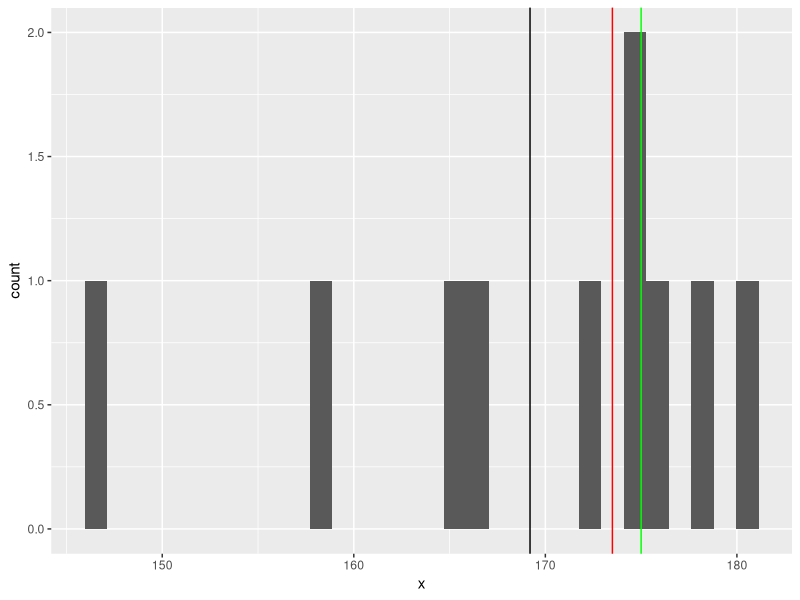
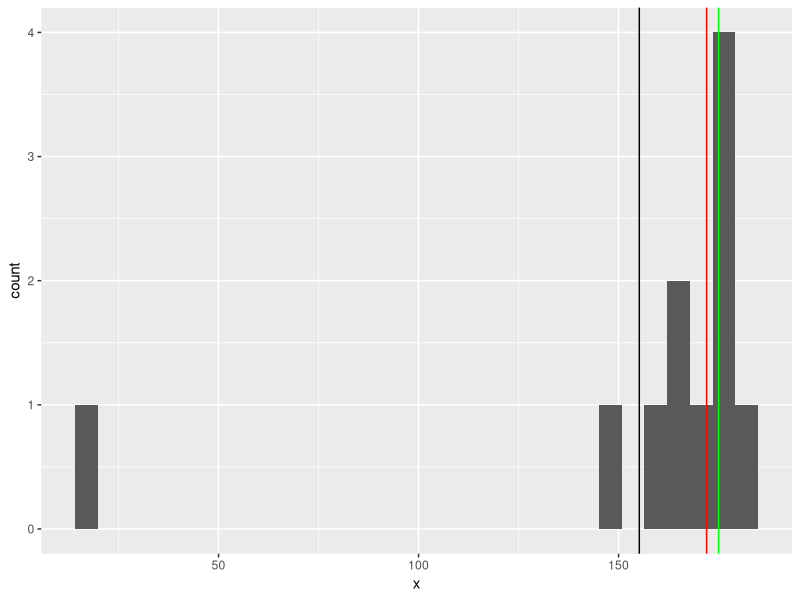
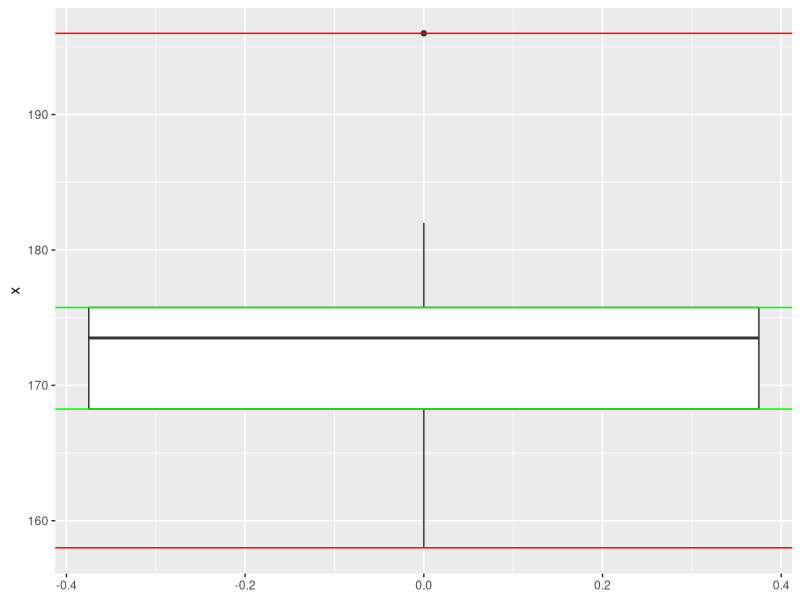
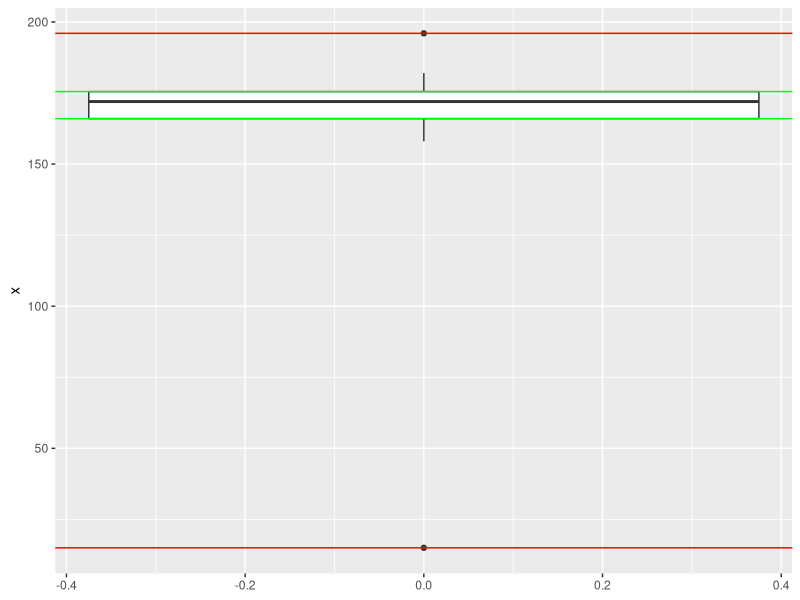
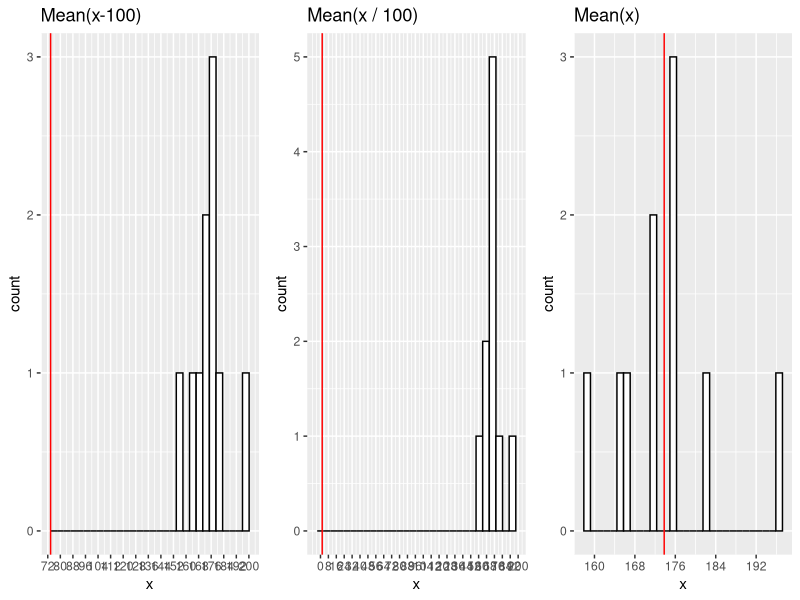
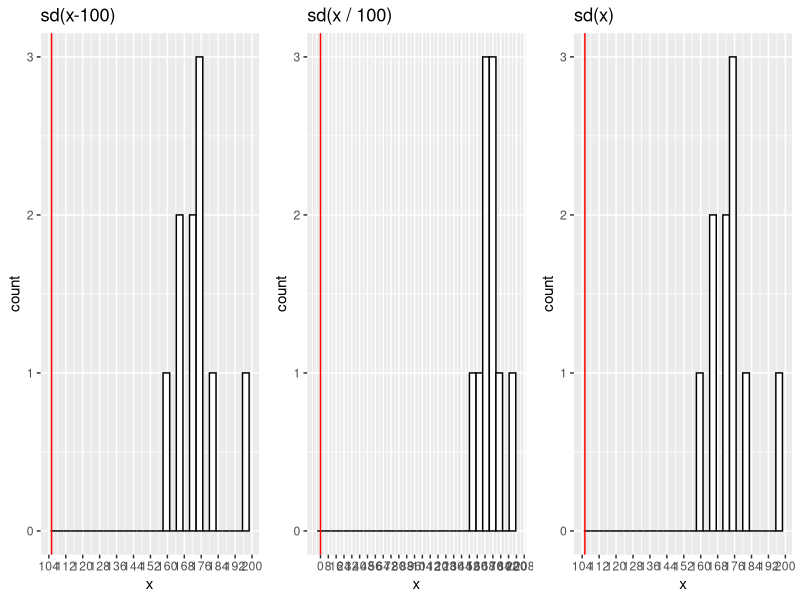
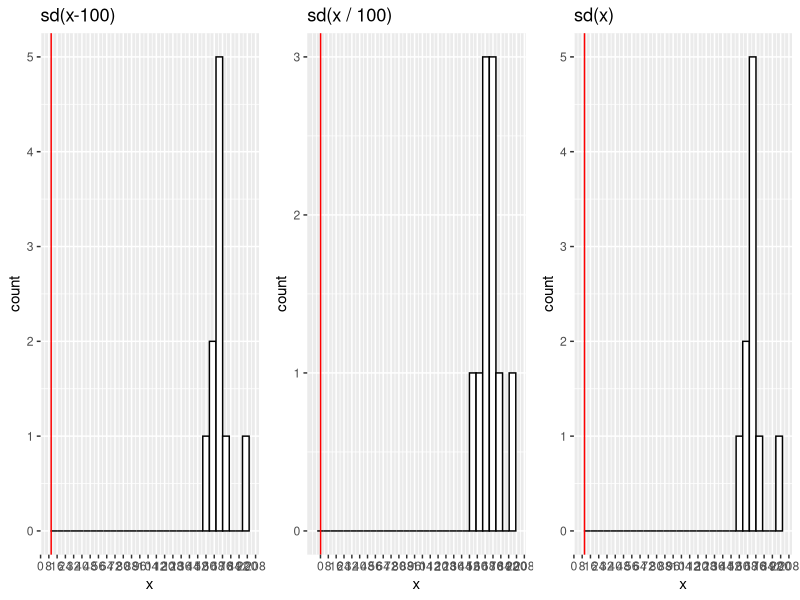
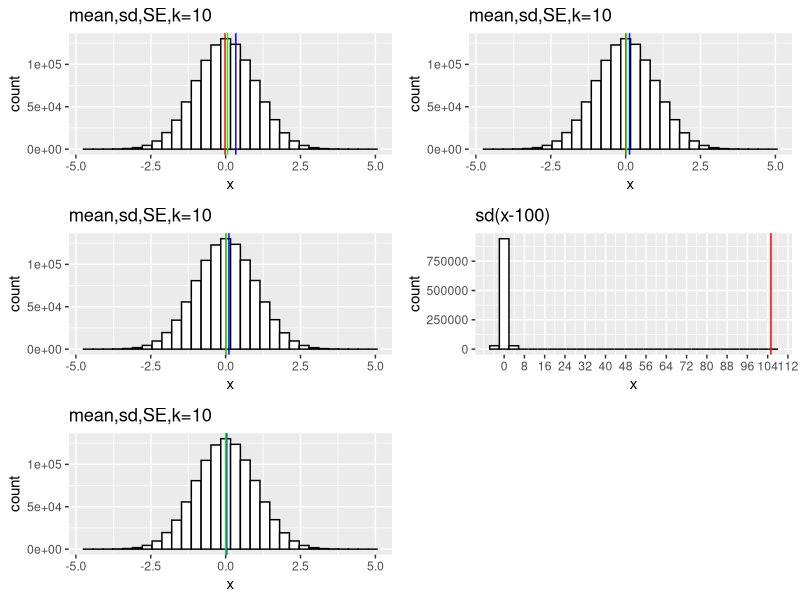

These figures' R source, in order:
## ---- chunk 1
knitr::opts_chunk$set(echo = TRUE)
## ---- chunk 2
library(dplyr)
library(ggplot2)
library(ggpubr)
## ---- chunk 3
x <- c(175, 176, 180, 165, 167, 172, 175, 146, 158, 178)

#Get mode
mymode <- function(x){
  un <- unique(x)
  r <- tabulate(match(x, un))
  return(un[r == max(r)])
}

#Median
mymedian <- function(x) {
  n <- length(x)
  s <- sort(x)
  ifelse(n%%2==1,s[(n+1)/2],mean(s[n/2+0:1]))
}
#Mean
mymean <- sum(x)/length(x)
## ---- chunk 4
mymode(x)
mymedian(x)
median(x)
mymean
mean(x)
## ---- chunk 5
ggplot(as.data.frame(x), aes(x = x)) +
  geom_histogram() +
  geom_vline(xintercept = mymean, color = 'black') +
  geom_vline(xintercept = mymedian(x), color = 'red') +
  geom_vline(xintercept = mymode(x), color = 'green')
## ---- chunk 6
x[length(x) + 1] <- 15
## 1.1. repeat
mymode(x)
mymedian(x)
median(x)
mymean2 <- sum(x)/length(x)
mymean2
mean(x)
## ---- chunk 7
ggplot(as.data.frame(x), aes(x = x)) +
  geom_histogram() +
  geom_vline(xintercept = mymean2, color = 'black') +
  geom_vline(xintercept = mymedian(x), color = 'red') +
  geom_vline(xintercept = mymode(x), color = 'green')
## ---- chunk 8
x <- c(175, 176, 182, 165, 167, 172, 175, 196, 158, 172)
var_one_line <- mean((x-mean(x))^2)
sd_one_line <- sqrt(sum((x-mean(x))^2/(length(x)-1)))
var(x)
var_one_line
sd(x)
sd_one_line
## ---- chunk 9
ggplot(as.data.frame(x), aes(y = x)) +
  geom_boxplot() +
  geom_hline(yintercept = min(x), color = 'red') +
  geom_hline(yintercept = max(x), color = 'red') +
  geom_hline(yintercept = quantile(x, 3/4), color = 'green') +
  geom_hline(yintercept = quantile(x, 1/4), color = 'green')

## ---- chunk 10
x[length(x) + 1] <- 15
ggplot(as.data.frame(x), aes(y = x)) +
  geom_boxplot() +
  geom_hline(yintercept = min(x), color = 'red') +
  geom_hline(yintercept = max(x), color = 'red') +
  geom_hline(yintercept = quantile(x, 3/4), color = 'green') +
  geom_hline(yintercept = quantile(x, 1/4), color = 'green')

x <- x[1:length(x) - 1]
## ---- chunk 11
x <- c(175, 176, 182, 165, 167, 172, 175,196, 158, 172)
var(x - 100)
var(x)
var(x / 100)
var(x) / 10000
sd(x / 100)
sd(x) / 100
abs(sum(x) -mean(x) -0 ) < 0.000000001
## ---- chunk 12
#Vizualize tabulary
properties_table <- matrix(c(mean(x), mean(x - 100), mean(x/ 100), 
                      var(x), var(x - 100),var(x / 100), 
                      sd(x), sd(x - 100), sd(x / 100)), ncol = 3, byrow = TRUE)

colnames(properties_table ) <- c("x","x-100","x/100")
rownames(properties_table ) <- c("mean","var","sd")
as.table(properties_table)
#Vizualize for mean
a <- ggplot() + 
  aes(x) + 
  geom_histogram(colour="black", fill="white") +
  scale_x_continuous(breaks = seq(0, 300, by = 8)) +
  geom_vline(xintercept=mean(x-100), color="red") +
  ggtitle(label = 'Mean(x-100)')
b <- ggplot() + 
  aes(x) + 
  geom_histogram( colour="black", fill="white") +
  scale_x_continuous(breaks = seq(0, 300, by = 8)) +
  geom_vline(xintercept=(mean(x/100)), color="red") + 
  ggtitle(label = 'Mean(x / 100)')
c <- ggplot() + 
  aes(x) + 
  geom_histogram(colour="black", fill="white") +
  geom_vline(xintercept=(mean(x)), color="red") + 
  scale_x_continuous(breaks = seq(0, 300, by = 8)) +
  ggtitle(label = 'Mean(x)')
ggarrange(a, b, c,  ncol = 3, nrow = 1)

#Vizualize for var
d <- ggplot() + 
  aes(x) + 
  geom_histogram(colour="black", fill="white") +
  scale_x_continuous(breaks = seq(0, 300, by = 8)) +
  geom_vline(xintercept=var(x-100), color="red") +
  ggtitle(label = 'sd(x-100)')
e <- ggplot() + 
  aes(x) + 
  geom_histogram( colour="black", fill="white") +
  geom_vline(xintercept=(var(x/100)), color="red") +
  scale_x_continuous(breaks = seq(0, 300, by = 8)) +
  ggtitle(label = 'sd(x / 100)')
f <- ggplot() + 
  aes(x) + 
  geom_histogram( colour="black", fill="white") +
  scale_x_continuous(breaks = seq(0, 300, by = 8)) +
  geom_vline(xintercept=(var(x)), color="red") + 
  ggtitle(label = 'sd(x)')
ggarrange(d, e, f,  ncol = 3, nrow = 1)

#Vizualize for sd
g <- ggplot() + 
  aes(x) + 
  geom_histogram(colour="black", fill="white") +
  geom_vline(xintercept=sd(x-100), color="red") +
  scale_x_continuous(breaks = seq(0, 300, by = 8)) +
  ggtitle(label = 'sd(x-100)')
h <- ggplot() + 
  aes(x) + 
  geom_histogram( colour="black", fill="white") +
  geom_vline(xintercept=(sd(x/100)), color="red") + 
  scale_x_continuous(breaks = seq(0, 300, by = 8)) +
  ggtitle(label = 'sd(x / 100)')
i <- ggplot() + 
  aes(x) + 
  geom_histogram(colour="black", fill="white") +
  geom_vline(xintercept=(sd(x)), color="red") + 
  scale_x_continuous(breaks = seq(0, 300, by = 8)) +
  ggtitle(label = 'sd(x)')
ggarrange(g, h, i,  ncol = 3, nrow = 1)

## ---- chunk 13
pnorm(156,175,10, lower.tail = TRUE)
pnorm(198,175,10, lower.tail = FALSE)
pnorm(168,175,10, lower.tail = FALSE)-pnorm(172, mean = 175, sd = 10, lower.tail = TRUE)

## ---- chunk 14
pnorm(1) - pnorm(-1) # 68,2% 
pnorm(2) - pnorm(-2) # 95,4% 
pnorm(3) - pnorm(-3)# 99.7%
## ---- chunk 15
set.seed(42)
x <- rnorm(1000,175,10)
mean(x)
sd(x)
x1 <- (x-mean(x))/sd(x)
mean(x1)
sd(x1)
x <- rnorm(1000, mean = 0, sd = 1)
mean(x)
sd(x)
## ---- chunk 16
set.seed(42)
x <- rnorm(1000000, mean = 0, sd = 1)
#10,50,100,500
k_10 <- replicate(30, sample(x, 10))
k_50 <- replicate(30,sample(x,50))
k_100 <- replicate(30,sample(x,100))
k_500 <- replicate(30,sample(x,500))
#mean
means <- function(k){
  m <- c()
  for (i in 1:ncol(k)) {
    m[i] <- mean(k[,i])
  }
  return(m)
}
SE <- function(k){
  return(sd(k)/sqrt(length(k)))
}
#10
means_of_mean_K_10 <- means(k_10)
mean(means_of_mean_K_10)
sd(means_of_mean_K_10)
sd(means_of_mean_K_10)
SE(means_of_mean_K_10)
#50
means_of_mean_K_50 <- means(k_50)
mean(means_of_mean_K_50)
sd(means_of_mean_K_50)
 SE(means_of_mean_K_50)
#100 
means_of_mean_K_100 <- means(k_100)
mean(means_of_mean_K_100)
sd(means_of_mean_K_100)
 SE(means_of_mean_K_100)
#500
means_of_mean_K_500 <- means(k_500)
mean(means_of_mean_K_500)
sd(means_of_mean_K_500)
SE(means_of_mean_K_500)

#Create table
table_samples <- matrix(c(mean(means_of_mean_K_10),sd(means_of_mean_K_10),SE(means_of_mean_K_10),
                    mean(means_of_mean_K_50), sd(means_of_mean_K_50), SE(means_of_mean_K_50),
                    mean(means_of_mean_K_100), sd(means_of_mean_K_100), SE(means_of_mean_K_100),
                    mean(means_of_mean_K_500), sd(means_of_mean_K_500), SE(means_of_mean_K_500)),ncol=3)

colnames(table_samples) <- c("mean","sd","SE")
rownames(table_samples) <- c("10","50","100", "500")
table_samples <- as.table(table_samples)
table_samples 
#Vizualizing distribution
a <- ggplot() + 
aes(x) + 
  geom_histogram(colour="black", fill="white") +
  geom_vline(xintercept=mean(means_of_mean_K_10), color="red") +
  geom_vline(xintercept=sd(means_of_mean_K_10),color="blue")+
  geom_vline(xintercept=SE(means_of_mean_K_10), color='green')+
  ggtitle(label = 'mean,sd,SE,k=10')
 
b <- ggplot() + 
aes(x) + 
  geom_histogram(colour="black", fill="white") +
  geom_vline(xintercept=mean(means_of_mean_K_50), color="red") +
  geom_vline(xintercept=sd(means_of_mean_K_50),color="blue")+
  geom_vline(xintercept=SE(means_of_mean_K_50), color='green')+
  ggtitle(label = 'mean,sd,SE,k=10')
  
c <- ggplot() + 
aes(x) + 
  geom_histogram(colour="black", fill="white") +
  geom_vline(xintercept=mean(means_of_mean_K_100), color="red") +
  geom_vline(xintercept=sd(means_of_mean_K_100),color="blue")+
  geom_vline(xintercept=SE(means_of_mean_K_100), color='green')+
  ggtitle(label = 'mean,sd,SE,k=10')

e <- ggplot() + 
aes(x) + 
  geom_histogram(colour="black", fill="white") +
  geom_vline(xintercept=mean(means_of_mean_K_500), color="red") +
  geom_vline(xintercept=sd(means_of_mean_K_500),color="blue")+
  geom_vline(xintercept=SE(means_of_mean_K_500), color='green')+
  ggtitle(label = 'mean,sd,SE,k=10')
ggarrange(a, b, c,d,e,  ncol = 2, nrow = 3)
